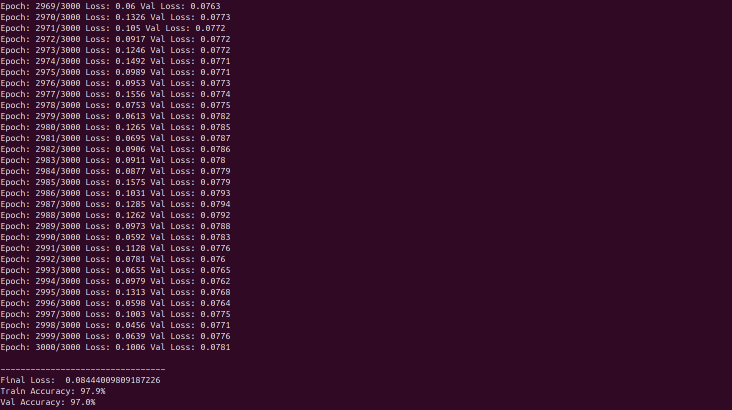
#> input picture images/Pasted image.png, 1464 x 819 px (shown at 1/2 size)
$ python img_graph.py 'images/Pasted image.png' out.png
#> lines starting #> are read from the running program, lines starting #| are printed output that depends on the picture
import cv2
import numpy as np
import pandas as pd
import sys

def image_to_csv(image_path, output_csv):
    # Load the image in grayscale mode
#> called with image_path = 'images/Pasted image.png', output_csv = 'out.png'
    image = cv2.imread(image_path, cv2.IMREAD_GRAYSCALE)
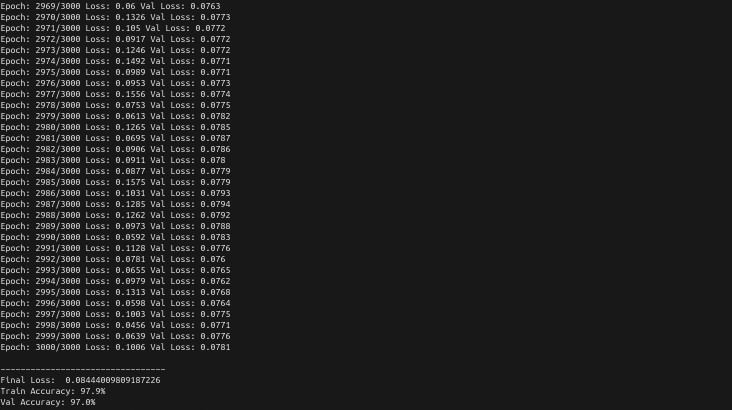
#> image: shape (819, 1464) (shown at 1/2 size); min 24, max 255, mean 31.5

    if image is None:
        print("Error: Unable to load image. Check the file path.")
        return

    # Resize image to a fixed size (optional)
    image_resized = cv2.resize(image, (100, 100))  # Resize to 100x100
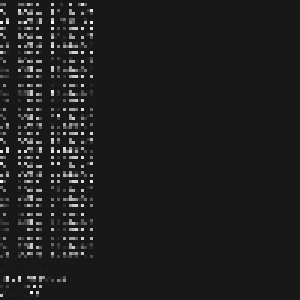
#> image_resized: shape (100, 100) (shown 3 times larger); min 24, max 250, mean 31.3

    # Flatten the image
    image_flattened = image_resized.flatten()
#> image_flattened = 10000 values, max 250 at index 717, min 24 at index 0, mean 31.34

    # Convert to DataFrame
    df = pd.DataFrame([image_flattened])
#> df = table of 1 rows and 10000 columns

    # Save to CSV
    df.to_csv(output_csv, index=False, header=False)

    print(f"CSV file saved as: {output_csv}")

if __name__ == "__main__":
    if len(sys.argv) != 3:
        print("Usage: python image_to_csv.py <image_path> <output_csv>")
        sys.exit(1)

    image_path = sys.argv[1]
    output_csv = sys.argv[2]

    image_to_csv(image_path, output_csv)
